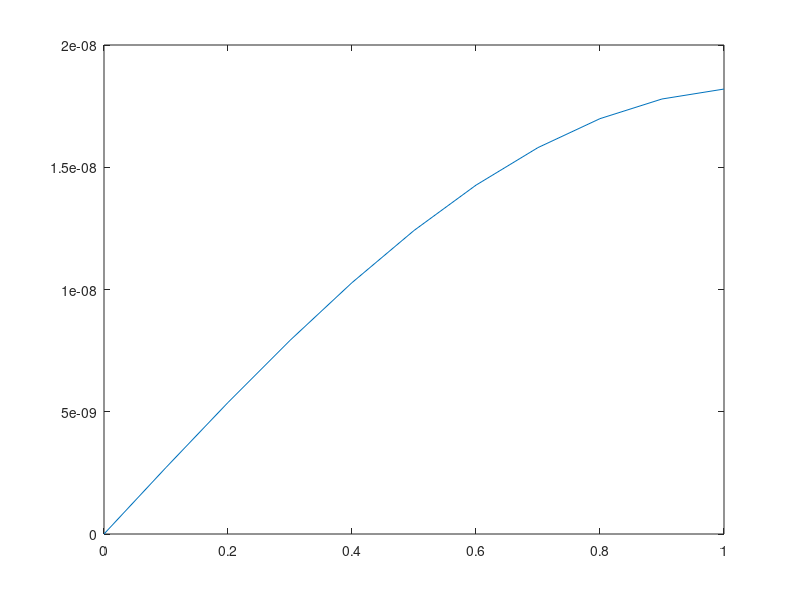

Here is the MATLAB script that generated this plot:

dz = 0.1; %depth grid spacing (m)
zf = 1; % lake depth in meters
zs = 0:dz:zf; % vector of depths in the lake

dt = 1; % time grid spacing = 1 day
tf = 3600; % 1 hr
ts = 0:dt:tf;

D = dz^2/4*dt; %hard code

C_D = D*dt/(dz)^2;


% Forward Euler method

M = sparse(length(zs),length(zs));

% create matrix

for i = 1:length(zs)
    for j = 1:length(zs)
        if i==j
            M(i,j) = 1-2*C_D;
        elseif i-1==j
            M(i,j) = C_D;
        elseif i+1==j
            M(i,j) = C_D;
        end
    end
end

M(1,1) = 1-C_D;
M(1,2) = 0;
M(end,end-1)=C_D;
M(end,end) = 1-C_D;


% Pre-allocate

T_all = nan(length(zs), length(ts));

T = 8 .* ones(length(zs), 1); %initial T throughout lake is annual avg 8C

T_all(:,1) = T;

% Forward Euler Diffusion

for k = 1:length(ts)-1
    Tnew = M*T;
    
    T_all(:,k+1) = Tnew;
    T = Tnew;
end

% plot

figure(1);
plot(zs, T_all(:,length(ts))) % end
